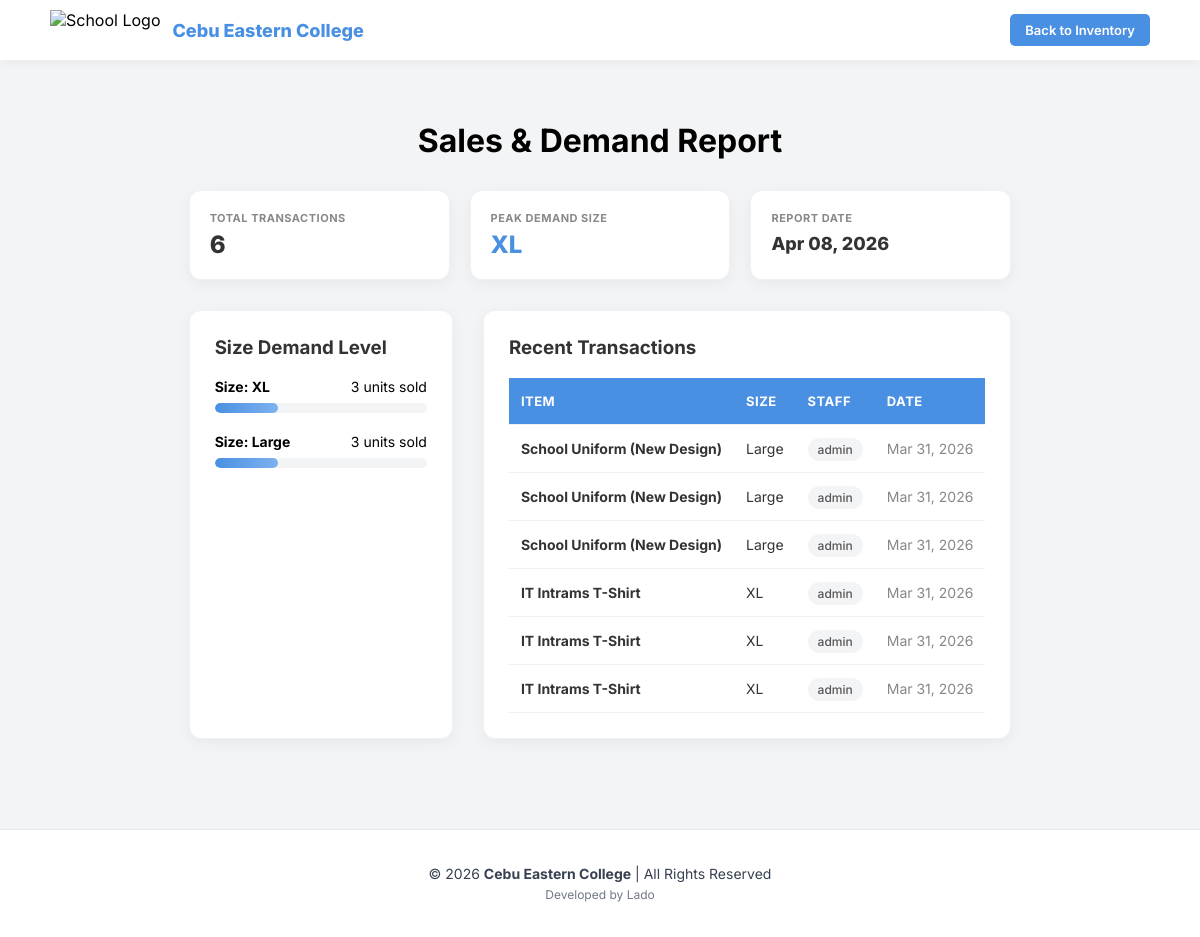
The page /report/ (signed in) on the database as committed earlier.
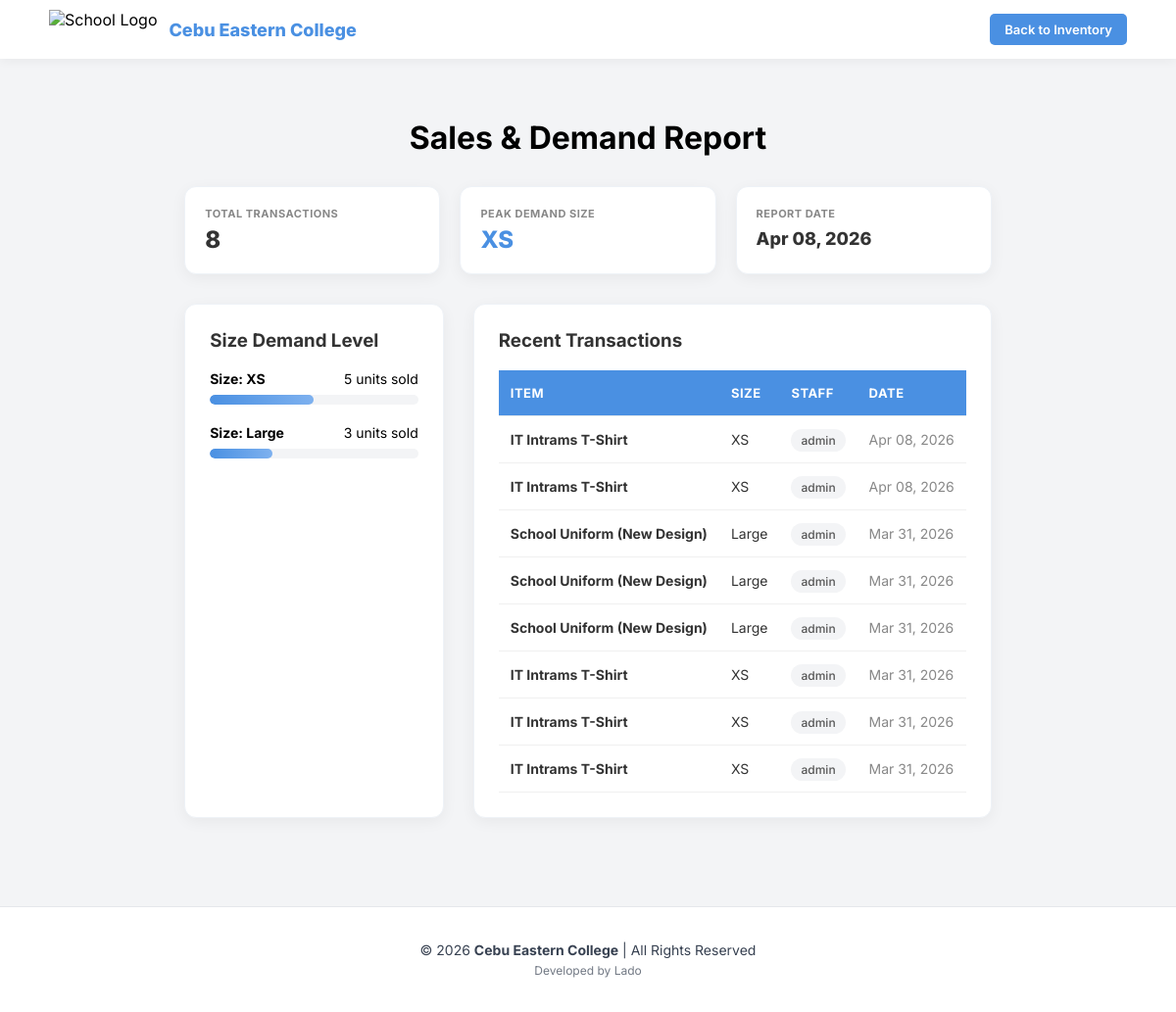
The same page on the database as committed later.
### inventory/models.py (models this page shows, shortened)
class Sale(models.Model):
    item = models.ForeignKey(UniformItem, on_delete=models.CASCADE)
    quantity_sold = models.PositiveIntegerField(default=1) # Tracks the "10 units"
    sale_date = models.DateTimeField(auto_now_add=True)
    sold_by = models.ForeignKey(User, on_delete=models.SET_NULL, null=True)

class UniformItem(models.Model):
    SIZE_CHOICES = [
        ('XS', 'Extra Small'), ('S', 'Small'), ('M', 'Medium'),
        ('L', 'Large'), ('XL', 'Extra Large'), ('XXL', '2XL'), ('XXXL', '3XL'), ('N/A', 'N/A'),
    ]
    name = models.CharField(max_length=100)
    size = models.CharField(max_length=10, choices=SIZE_CHOICES)
    quantity = models.PositiveIntegerField()
    price = models.DecimalField(max_digits=8, decimal_places=2)

### inventory/views.py (the view)
# urls.py: path('report/', views.sales_report, name='sales_report'),
@login_required
def sales_report(request):
    sales_history = Sale.objects.all().order_by('-sale_date')
    demand_stats = Sale.objects.values('item__size').annotate(total_sold=Count('id')).order_by('-total_sold')
    return render(request, 'inventory/sales_report.html', {
        'sales_history': sales_history,
        'demand_stats': demand_stats
    })

### inventory/templates/inventory/sales_report.html (shortened to what this page needs)
{% load static %}
<!DOCTYPE html>
<html lang="en">
<head>
    <link rel="stylesheet" href="{% static 'inventory/css/list.css' %}">
    <link rel="stylesheet" href="{% static 'inventory/css/sales_report.css' %}">
</head>
<body>
<header class="top-nav">
    <div class="logo-section">
        <img src="{% static 'inventory/images/school-logo.jpg' %}" alt="School Logo" class="nav-logo">
        <span class="logo-text">Cebu Eastern College</span>
    </div>
    <div class="user-section">
        <a href="{% url 'product_list' %}" class="btn" style="background-color: #4a90e2; color: white; text-decoration: none; padding: 8px 15px; border-radius: 5px; font-weight: 600; font-size: 13px;">Back to Inventory</a>
    </div>
</header>
<div class="report-container">
    <h1 class="main-title">Sales & Demand Report</h1>
    <div class="summary-row">
        <div class="summary-card">
            <span class="summary-label">Total Transactions</span>
            <span class="summary-value">{{ sales_history.count }}</span>
        </div>
        <div class="summary-card">
            <span class="summary-label">Peak Demand Size</span>
            <span class="summary-value" style="color: #4a90e2;">
                {% if demand_stats %}{{ demand_stats.0.item__size }}{% else %}N/A{% endif %}
            </span>
        </div>
        <div class="summary-card">
            <span class="summary-label">Report Date</span>
            <span class="summary-value" style="font-size: 18px; line-height: 1.6;">{% now "M d, Y" %}</span>
        </div>
    </div>
    <div class="report-grid">
        <div class="stat-card">
            <h3>Size Demand Level</h3>
            {% for stat in demand_stats %}
            <div class="demand-item">
                <div class="demand-header">
                    <strong>Size: {{ stat.item__size }}</strong>
                    <span>{{ stat.total_sold }} units sold</span>
                </div>
                <div class="bar-container">
                    <div class="bar-fill" style="width: {{ stat.total_sold }}0%;"></div>
                </div>
            </div>
            {% empty %}
            <p style="color: #999;">No sales data available yet.</p>
            {% endfor %}
        </div>
        <div class="stat-card">
            <h3>Recent Transactions</h3>
            <table class="history-table">
                <thead>
                    <tr>
                        <th>Item</th>
                        <th>Size</th>
                        <th>Staff</th>
                        <th>Date</th>
                    </tr>
                </thead>
                <tbody>
                    {% for sale in sales_history %}
                    <tr>
                        <td><strong>{{ sale.item.name }}</strong></td>
                        <td>{{ sale.item.size }}</td>
                        <td><span class="staff-tag">{{ sale.sold_by.username }}</span></td>
                        <td style="color: #888;">{{ sale.sale_date|date:"M d, Y" }}</td>
                    </tr>
                    {% empty %}
                    <tr><td colspan="4" style="text-align: center; padding: 40px; color: #999;">No transaction history found.</td></tr>
                    {% endfor %}
                </tbody>
            </table>
        </div>
    </div>
</div>
<footer class="site-footer">
    <div class="footer-content">
        <p>&copy; 2026 <strong>Cebu Eastern College</strong> | All Rights Reserved</p>
        <p class="dev-tag">Developed by Lado</p>
    </div>
</footer>
</body>
</html>

Rows that differ between the two databases and show on the page:
added Sale: item.name "IT Intrams T-Shirt", item.size "XS", sold_by.username "admin", sale_date "Apr 08, 2026"
added Sale: item.name "IT Intrams T-Shirt", item.size "XS", sold_by.username "admin", sale_date "Apr 08, 2026"
changed through a linked row, Sale (number 6 of 8 on the later page): item.size "XL" → "XS"
changed through a linked row, Sale (number 7 of 8 on the later page): item.size "XL" → "XS"
changed through a linked row, Sale (number 8 of 8 on the later page): item.size "XL" → "XS"
Other text that changed with them:
{{ sales_history.count }}: "6" → "8"
{{ demand_stats.0.item__size }}: "XL" → "XS"
new list line: "Size: XS 5 units sold"
list line gone: "Size: XL 3 units sold"
